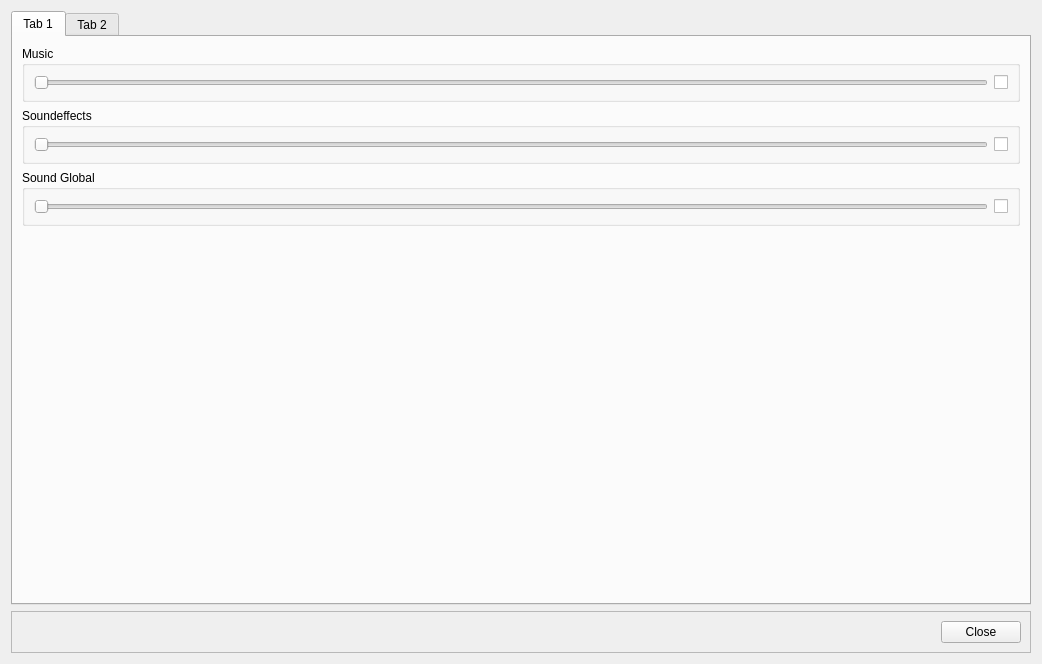
<?xml version="1.0" encoding="UTF-8"?>
<ui version="4.0">
    <class>MenuWidget</class>
    <widget class="QWidget" name="MenuWidget">
        <property name="geometry">
            <rect>
                <x>0</x>
                <y>0</y>
                <width>1042</width>
                <height>664</height>
            </rect>
        </property>
        <property name="windowTitle">
            <string>MenuWidget</string>
        </property>
        <layout class="QVBoxLayout" name="verticalLayout">
            <item>
                <widget class="QTabWidget" name="menu">
                    <property name="tabPosition">
                        <enum>QTabWidget::North</enum>
                    </property>
                    <property name="tabShape">
                        <enum>QTabWidget::Rounded</enum>
                    </property>
                    <property name="currentIndex">
                        <number>0</number>
                    </property>
                    <property name="iconSize">
                        <size>
                            <width>16</width>
                            <height>16</height>
                        </size>
                    </property>
                    <property name="elideMode">
                        <enum>Qt::ElideLeft</enum>
                    </property>
                    <widget class="QWidget" name="Audio">
                        <attribute name="title">
                            <string>Tab 1</string>
                        </attribute>
                        <layout class="QVBoxLayout" name="verticalLayout_2">
                            <item>
                                <widget class="QGroupBox" name="musicBox">
                                    <property name="title">
                                        <string>Music</string>
                                    </property>
                                    <layout class="QHBoxLayout" name="horizontalLayout_2">
                                        <item>
                                            <widget class="QSlider" name="musicVolumeSlider">
                                                <property name="orientation">
                                                    <enum>Qt::Horizontal</enum>
                                                </property>
                                            </widget>
                                        </item>
                                        <item>
                                            <widget class="QCheckBox" name="musicCheckbox">
                                                <property name="text">
                                                    <string/>
                                                </property>
                                            </widget>
                                        </item>
                                    </layout>
                                </widget>
                            </item>
                            <item>
                                <widget class="QGroupBox" name="soundEffectBox">
                                    <property name="title">
                                        <string>Soundeffects</string>
                                    </property>
                                    <layout class="QHBoxLayout" name="horizontalLayout_3">
                                        <item>
                                            <widget class="QSlider" name="soundEffectSlider">
                                                <property name="orientation">
                                                    <enum>Qt::Horizontal</enum>
                                                </property>
                                            </widget>
                                        </item>
                                        <item>
                                            <widget class="QCheckBox" name="soundEffectCheckbox">
                                                <property name="text">
                                                    <string/>
                                                </property>
                                            </widget>
                                        </item>
                                    </layout>
                                </widget>
                            </item>
                            <item>
                                <widget class="QGroupBox" name="soundOverallBox">
                                    <property name="title">
                                        <string>Sound Global</string>
                                    </property>
                                    <layout class="QHBoxLayout" name="horizontalLayout_4">
                                        <item>
                                            <widget class="QSlider" name="soundOverallSlider">
                                                <property name="orientation">
                                                    <enum>Qt::Horizontal</enum>
                                                </property>
                                            </widget>
                                        </item>
                                        <item>
                                            <widget class="QCheckBox" name="soundOverallCheckbox">
                                                <property name="text">
                                                    <string/>
                                                </property>
                                            </widget>
                                        </item>
                                    </layout>
                                </widget>
                            </item>
                            <item>
                                <spacer name="verticalSpacer">
                                    <property name="orientation">
                                        <enum>Qt::Vertical</enum>
                                    </property>
                                    <property name="sizeHint" stdset="0">
                                        <size>
                                            <width>20</width>
                                            <height>40</height>
                                        </size>
                                    </property>
                                </spacer>
                            </item>
                        </layout>
                    </widget>
                    <widget class="QWidget" name="Video">
                        <attribute name="title">
                            <string>Tab 2</string>
                        </attribute>
                    </widget>
                </widget>
            </item>
            <item>
                <widget class="QFrame" name="frame">
                    <property name="frameShape">
                        <enum>QFrame::StyledPanel</enum>
                    </property>
                    <property name="frameShadow">
                        <enum>QFrame::Raised</enum>
                    </property>
                    <layout class="QHBoxLayout" name="horizontalLayout">
                        <item>
                            <spacer name="horizontalSpacer">
                                <property name="orientation">
                                    <enum>Qt::Horizontal</enum>
                                </property>
                                <property name="sizeHint" stdset="0">
                                    <size>
                                        <width>40</width>
                                        <height>20</height>
                                    </size>
                                </property>
                            </spacer>
                        </item>
                        <item>
                            <widget class="QPushButton" name="close">
                                <property name="text">
                                    <string>Close</string>
                                </property>
                            </widget>
                        </item>
                    </layout>
                </widget>
            </item>
        </layout>
    </widget>
    <resources/>
    <connections/>
</ui>
